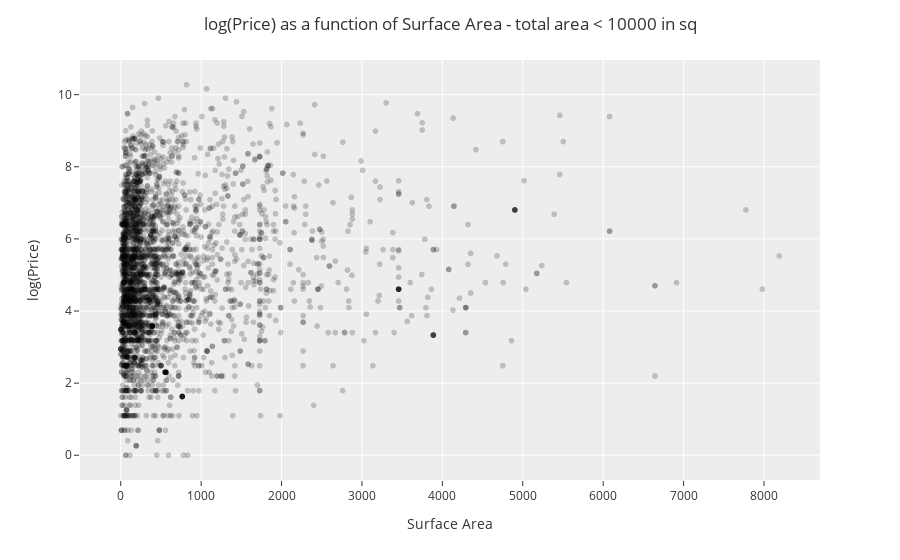

The notebook cell saved with this chart:
### Code cell
# Look at the scatter plot of the log(price)
fig = px.scatter(DF_model2,
                 x='Surface',
                 y='log_price',
                 color_discrete_sequence=['black'],
                 opacity=0.2)

fig.update_layout(template="ggplot2",
                  title='log(Price) as a function of Surface Area - total area < 10000 in sq',
                  title_x=0.5,
                  xaxis_title='Surface Area',
                  yaxis_title='log(Price)')


fig.show()

### Figure 1 — Plotly figure (JSON) as saved in the notebook; plotly's stock layout.template omitted (floating-point values rounded to 4 significant figures; data arrays with more than 128 entries replaced by an {"elided": "..."} marker saying what was removed)
{"data": [{"hovertemplate": "Surface=%{x}<br>log_price=%{y}<extra></extra>", "legendgroup": "", "marker": {"color": "black", "opacity": 0.2, "symbol": "circle"}, "mode": "markers", "name": "", "showlegend": false, "type": "scattergl", "x": {"elided": "3211 float values"}, "xaxis": "x", "y": {"elided": "3211 float values"}, "yaxis": "y"}], "layout": {"autosize": true, "legend": {"tracegroupgap": 0}, "margin": {"t": 60}, "title": {"text": "log(Price) as a function of Surface Area - total area < 10000 in sq", "x": 0.5}, "xaxis": {"anchor": "y", "autorange": true, "domain": [0, 1], "range": [-519.5, 8710.0], "title": {"text": "Surface Area"}, "type": "linear"}, "yaxis": {"anchor": "x", "autorange": true, "domain": [0, 1], "range": [-0.7956, 11.07], "title": {"text": "log(Price)"}, "type": "linear"}}}
